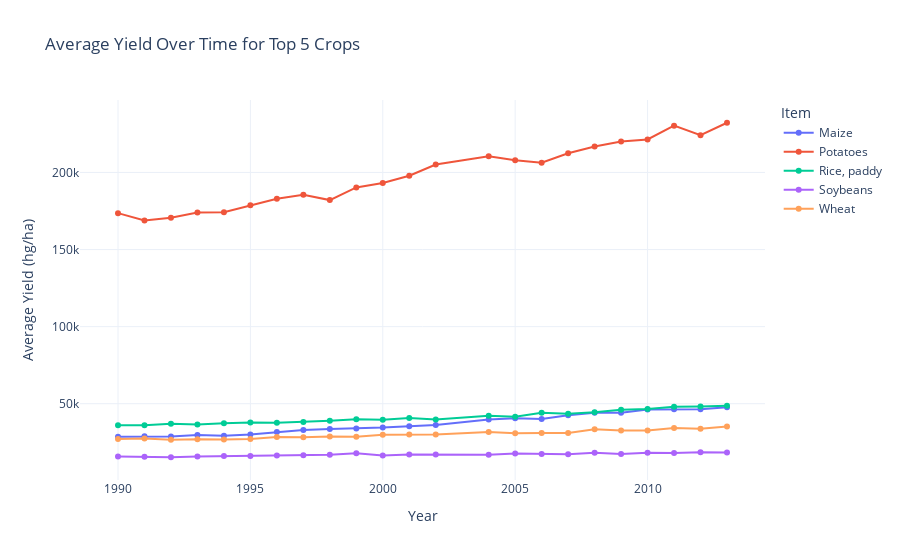

The notebook cell saved with this chart:
### Markdown cell above
#### 4.6.1. Temporal Trends for Top 5 Items

Is this yield increase uniform across all crops?

### Code cell
if not df.empty:
    # Find top 5 items by total entries (most common data)
    top_5_items = df_cleaned['Item'].value_counts().head(5).index
    df_top_items = df_cleaned[df_cleaned['Item'].isin(top_5_items)]

    # Group by Year and Item
    yearly_avg_items = df_top_items.groupby(['Year', 'Item'])['hg/ha_yield'].mean().reset_index()

    fig = px.line(yearly_avg_items, x='Year', y='hg/ha_yield', color='Item', 
                  title='Average Yield Over Time for Top 5 Crops', 
                  markers=True)
    fig.update_layout(xaxis_title='Year', yaxis_title='Average Yield (hg/ha)')
    fig.show()

### Figure 1 — Plotly figure (JSON) as saved in the notebook; plotly's stock layout.template omitted (floating-point values rounded to 4 significant figures)
{"data": [{"hovertemplate": "Item=Maize<br>Year=%{x}<br>hg/ha_yield=%{y}<extra></extra>", "legendgroup": "Maize", "line": {"color": "#636efa", "dash": "solid"}, "marker": {"symbol": "circle"}, "mode": "lines+markers", "name": "Maize", "orientation": "v", "showlegend": true, "type": "scatter", "x": [1990, 1991, 1992, 1993, 1994, 1995, 1996, 1997, 1998, 1999, 2000, 2001, 2002, 2004, 2005, 2006, 2007, 2008, 2009, 2010, 2011, 2012, 2013], "xaxis": "x", "y": [28630.0, 28880.0, 28760.0, 29750.0, 29240.0, 29960.0, 31670.0, 32980.0, 33610.0, 33970.0, 34550.0, 35400.0, 36240.0, 39810.0, 40610.0, 40110.0, 42460.0, 44170.0, 44160.0, 46170.0, 46430.0, 46420.0, 47660.0], "yaxis": "y"}, {"hovertemplate": "Item=Potatoes<br>Year=%{x}<br>hg/ha_yield=%{y}<extra></extra>", "legendgroup": "Potatoes", "line": {"color": "#EF553B", "dash": "solid"}, "marker": {"symbol": "circle"}, "mode": "lines+markers", "name": "Potatoes", "orientation": "v", "showlegend": true, "type": "scatter", "x": [1990, 1991, 1992, 1993, 1994, 1995, 1996, 1997, 1998, 1999, 2000, 2001, 2002, 2004, 2005, 2006, 2007, 2008, 2009, 2010, 2011, 2012, 2013], "xaxis": "x", "y": [173600.0, 168900.0, 170700.0, 174000.0, 174200.0, 178700.0, 183000.0, 185500.0, 182100.0, 190300.0, 193200.0, 197900.0, 205200.0, 210500.0, 207900.0, 206400.0, 212500.0, 216800.0, 220000.0, 221400.0, 230400.0, 224200.0, 232300.0], "yaxis": "y"}, {"hovertemplate": "Item=Rice, paddy<br>Year=%{x}<br>hg/ha_yield=%{y}<extra></extra>", "legendgroup": "Rice, paddy", "line": {"color": "#00cc96", "dash": "solid"}, "marker": {"symbol": "circle"}, "mode": "lines+markers", "name": "Rice, paddy", "orientation": "v", "showlegend": true, "type": "scatter", "x": [1990, 1991, 1992, 1993, 1994, 1995, 1996, 1997, 1998, 1999, 2000, 2001, 2002, 2004, 2005, 2006, 2007, 2008, 2009, 2010, 2011, 2012, 2013], "xaxis": "x", "y": [35960.0, 36010.0, 37040.0, 36520.0, 37340.0, 37730.0, 37630.0, 38210.0, 38980.0, 39880.0, 39610.0, 40810.0, 39750.0, 42130.0, 41610.0, 44110.0, 43540.0, 44500.0, 46050.0, 46620.0, 48080.0, 48250.0, 48730.0], "yaxis": "y"}, {"hovertemplate": "Item=Soybeans<br>Year=%{x}<br>hg/ha_yield=%{y}<extra></extra>", "legendgroup": "Soybeans", "line": {"color": "#ab63fa", "dash": "solid"}, "marker": {"symbol": "circle"}, "mode": "lines+markers", "name": "Soybeans", "orientation": "v", "showlegend": true, "type": "scatter", "x": [1990, 1991, 1992, 1993, 1994, 1995, 1996, 1997, 1998, 1999, 2000, 2001, 2002, 2004, 2005, 2006, 2007, 2008, 2009, 2010, 2011, 2012, 2013], "xaxis": "x", "y": [15790.0, 15650.0, 15270.0, 15750.0, 16060.0, 16060.0, 16380.0, 16570.0, 16820.0, 17870.0, 16470.0, 17000.0, 17110.0, 16870.0, 17630.0, 17440.0, 17150.0, 18180.0, 17340.0, 18190.0, 18030.0, 18480.0, 18330.0], "yaxis": "y"}, {"hovertemplate": "Item=Wheat<br>Year=%{x}<br>hg/ha_yield=%{y}<extra></extra>", "legendgroup": "Wheat", "line": {"color": "#FFA15A", "dash": "solid"}, "marker": {"symbol": "circle"}, "mode": "lines+markers", "name": "Wheat", "orientation": "v", "showlegend": true, "type": "scatter", "x": [1990, 1991, 1992, 1993, 1994, 1995, 1996, 1997, 1998, 1999, 2000, 2001, 2002, 2004, 2005, 2006, 2007, 2008, 2009, 2010, 2011, 2012, 2013], "xaxis": "x", "y": [27040.0, 27510.0, 26560.0, 27020.0, 26820.0, 27140.0, 28350.0, 28210.0, 28760.0, 28650.0, 29840.0, 30010.0, 30060.0, 31690.0, 30770.0, 30930.0, 30990.0, 33360.0, 32630.0, 32560.0, 34230.0, 33750.0, 35150.0], "yaxis": "y"}], "layout": {"legend": {"title": {"text": "Item"}, "tracegroupgap": 0}, "title": {"text": "Average Yield Over Time for Top 5 Crops"}, "xaxis": {"anchor": "y", "domain": [0, 1], "title": {"text": "Year"}}, "yaxis": {"anchor": "x", "domain": [0, 1], "title": {"text": "Average Yield (hg/ha)"}}}}
